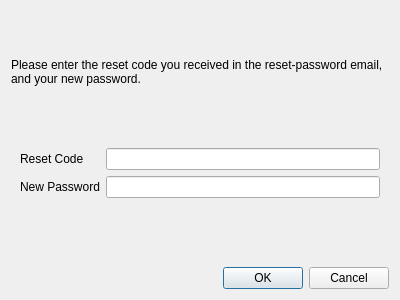
<?xml version="1.0" encoding="UTF-8"?>
<ui version="4.0">
 <class>ChangePasswordDialog</class>
 <widget class="QDialog" name="ChangePasswordDialog">
  <property name="geometry">
   <rect>
    <x>0</x>
    <y>0</y>
    <width>400</width>
    <height>300</height>
   </rect>
  </property>
  <property name="windowTitle">
   <string>Change Password</string>
  </property>
  <layout class="QVBoxLayout" name="verticalLayout">
   <item>
    <widget class="QLabel" name="label_2">
     <property name="text">
      <string>Please enter the reset code you received in the reset-password email, and your new password.</string>
     </property>
     <property name="wordWrap">
      <bool>true</bool>
     </property>
    </widget>
   </item>
   <item>
    <widget class="QWidget" name="widget" native="true">
     <layout class="QFormLayout" name="formLayout">
      <item row="1" column="0">
       <widget class="QLabel" name="label">
        <property name="text">
         <string>New Password</string>
        </property>
       </widget>
      </item>
      <item row="1" column="1">
       <widget class="QLineEdit" name="passwordLineEdit">
        <property name="echoMode">
         <enum>QLineEdit::Password</enum>
        </property>
       </widget>
      </item>
      <item row="0" column="0">
       <widget class="QLabel" name="resetCodeLabel">
        <property name="text">
         <string>Reset Code</string>
        </property>
       </widget>
      </item>
      <item row="0" column="1">
       <widget class="QLineEdit" name="resetCodeLineEdit"/>
      </item>
     </layout>
    </widget>
   </item>
   <item>
    <widget class="QDialogButtonBox" name="buttonBox">
     <property name="orientation">
      <enum>Qt::Horizontal</enum>
     </property>
     <property name="standardButtons">
      <set>QDialogButtonBox::Cancel|QDialogButtonBox::Ok</set>
     </property>
    </widget>
   </item>
  </layout>
 </widget>
 <resources/>
 <connections>
  <connection>
   <sender>buttonBox</sender>
   <signal>accepted()</signal>
   <receiver>ChangePasswordDialog</receiver>
   <slot>accept()</slot>
   <hints>
    <hint type="sourcelabel">
     <x>248</x>
     <y>254</y>
    </hint>
    <hint type="destinationlabel">
     <x>157</x>
     <y>274</y>
    </hint>
   </hints>
  </connection>
  <connection>
   <sender>buttonBox</sender>
   <signal>rejected()</signal>
   <receiver>ChangePasswordDialog</receiver>
   <slot>reject()</slot>
   <hints>
    <hint type="sourcelabel">
     <x>316</x>
     <y>260</y>
    </hint>
    <hint type="destinationlabel">
     <x>286</x>
     <y>274</y>
    </hint>
   </hints>
  </connection>
 </connections>
</ui>
